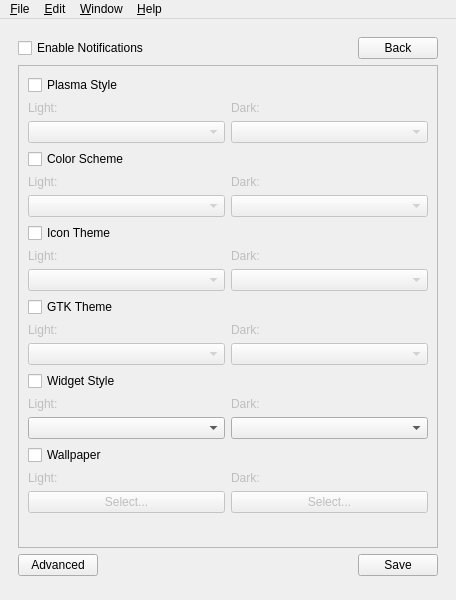
<?xml version="1.0" encoding="UTF-8"?>
<ui version="4.0">
 <class>MainWindow</class>
 <widget class="QMainWindow" name="MainWindow">
  <property name="geometry">
   <rect>
    <x>0</x>
    <y>0</y>
    <width>450</width>
    <height>600</height>
   </rect>
  </property>
  <property name="windowTitle">
   <string>Koi</string>
  </property>
  <property name="windowIcon">
   <iconset>
    <normaloff>:/resources/icons/koi.svg</normaloff>:/resources/icons/koi.svg</iconset>
  </property>
  <widget class="QWidget" name="centralwidget">
   <layout class="QGridLayout" name="gridLayout">
    <item row="1" column="0">
     <widget class="KMessageWidget" name="resMsg"/>
    </item>
    <item row="0" column="0">
     <widget class="QStackedWidget" name="mainStack">
      <property name="currentIndex">
       <number>1</number>
      </property>
      <widget class="QWidget" name="mainPage">
       <layout class="QGridLayout" name="gridLayout_2">
        <item row="6" column="0">
         <layout class="QHBoxLayout" name="darkTime">
          <item>
           <widget class="QLabel" name="darkTimeLabel">
            <property name="enabled">
             <bool>false</bool>
            </property>
            <property name="text">
             <string>Dark:</string>
            </property>
           </widget>
          </item>
          <item>
           <widget class="QTimeEdit" name="darkTimeEdit">
            <property name="enabled">
             <bool>false</bool>
            </property>
           </widget>
          </item>
         </layout>
        </item>
        <item row="5" column="0">
         <layout class="QHBoxLayout" name="lightTime">
          <item>
           <widget class="QLabel" name="lightTimeLabel">
            <property name="enabled">
             <bool>false</bool>
            </property>
            <property name="text">
             <string>Light:</string>
            </property>
           </widget>
          </item>
          <item>
           <widget class="QTimeEdit" name="lightTimeEdit">
            <property name="enabled">
             <bool>false</bool>
            </property>
           </widget>
          </item>
         </layout>
        </item>
        <item row="2" column="0">
         <layout class="QHBoxLayout" name="lightDarkBtns">
          <item>
           <widget class="QPushButton" name="lightBtn">
            <property name="text">
             <string>Light</string>
            </property>
           </widget>
          </item>
          <item>
           <widget class="QPushButton" name="darkBtn">
            <property name="text">
             <string>Dark</string>
            </property>
           </widget>
          </item>
         </layout>
        </item>
        <item row="4" column="0">
         <layout class="QHBoxLayout" name="radioBtns">
          <item>
           <widget class="QRadioButton" name="scheduleRadioBtn">
            <property name="enabled">
             <bool>false</bool>
            </property>
            <property name="text">
             <string>Schedule</string>
            </property>
            <property name="checked">
             <bool>true</bool>
            </property>
           </widget>
          </item>
          <item>
           <widget class="QRadioButton" name="sunRadioBtn">
            <property name="enabled">
             <bool>false</bool>
            </property>
            <property name="toolTip">
             <string>Planned feature</string>
            </property>
            <property name="text">
             <string>Sunset/Sunrise</string>
            </property>
            <property name="checkable">
             <bool>false</bool>
            </property>
           </widget>
          </item>
         </layout>
        </item>
        <item row="0" column="0">
         <layout class="QHBoxLayout" name="topSettings">
          <item>
           <widget class="QCheckBox" name="hiddenCheckBox">
            <property name="text">
             <string>Start Koi hidden</string>
            </property>
           </widget>
          </item>
          <item>
           <spacer name="horizontalSpacer">
            <property name="orientation">
             <enum>Qt::Horizontal</enum>
            </property>
            <property name="sizeHint" stdset="0">
             <size>
              <width>40</width>
              <height>20</height>
             </size>
            </property>
           </spacer>
          </item>
          <item>
           <widget class="QPushButton" name="prefsBtn">
            <property name="text">
             <string>Preferences</string>
            </property>
            <property name="icon">
             <iconset theme="preferences-other-symbolic">
              <normaloff>.</normaloff>.</iconset>
            </property>
           </widget>
          </item>
         </layout>
        </item>
        <item row="1" column="0">
         <spacer name="topVerSpacer">
          <property name="orientation">
           <enum>Qt::Vertical</enum>
          </property>
          <property name="sizeHint" stdset="0">
           <size>
            <width>20</width>
            <height>165</height>
           </size>
          </property>
         </spacer>
        </item>
        <item row="3" column="0">
         <widget class="QCheckBox" name="autoCheckBox">
          <property name="text">
           <string>Automatic</string>
          </property>
          <property name="checked">
           <bool>false</bool>
          </property>
         </widget>
        </item>
        <item row="7" column="0">
         <spacer name="bottomVerSpacer">
          <property name="orientation">
           <enum>Qt::Vertical</enum>
          </property>
          <property name="sizeHint" stdset="0">
           <size>
            <width>78</width>
            <height>164</height>
           </size>
          </property>
         </spacer>
        </item>
       </layout>
      </widget>
      <widget class="QWidget" name="settingsPage">
       <layout class="QGridLayout" name="gridLayout_3">
        <item row="1" column="0">
         <widget class="QScrollArea" name="scrollArea">
          <property name="widgetResizable">
           <bool>true</bool>
          </property>
          <widget class="QWidget" name="scrollAreaWidgetContents">
           <property name="geometry">
            <rect>
             <x>0</x>
             <y>0</y>
             <width>395</width>
             <height>730</height>
            </rect>
           </property>
           <layout class="QFormLayout" name="formLayout">
            <item row="0" column="0" colspan="2">
             <layout class="QVBoxLayout" name="plasmaStyle">
              <item>
               <widget class="QCheckBox" name="styleCheckBox">
                <property name="toolTip">
                 <string>This option supersedes Color Scheme and Icon Theme</string>
                </property>
                <property name="text">
                 <string>Plasma Style</string>
                </property>
               </widget>
              </item>
              <item>
               <layout class="QHBoxLayout" name="horizontalLayout_3">
                <item>
                 <widget class="QLabel" name="lightStyle">
                  <property name="enabled">
                   <bool>false</bool>
                  </property>
                  <property name="text">
                   <string>Light:</string>
                  </property>
                 </widget>
                </item>
                <item>
                 <widget class="QLabel" name="darkStyle">
                  <property name="enabled">
                   <bool>false</bool>
                  </property>
                  <property name="text">
                   <string>Dark:</string>
                  </property>
                 </widget>
                </item>
               </layout>
              </item>
              <item>
               <layout class="QHBoxLayout" name="horizontalLayout_4">
                <item>
                 <widget class="QComboBox" name="lightDropStyle">
                  <property name="enabled">
                   <bool>false</bool>
                  </property>
                 </widget>
                </item>
                <item>
                 <widget class="QComboBox" name="darkDropStyle">
                  <property name="enabled">
                   <bool>false</bool>
                  </property>
                 </widget>
                </item>
               </layout>
              </item>
             </layout>
            </item>
            <item row="1" column="0" colspan="2">
             <layout class="QVBoxLayout" name="colorScheme">
              <item>
               <widget class="QCheckBox" name="colorCheckBox">
                <property name="text">
                 <string>Color Scheme</string>
                </property>
               </widget>
              </item>
              <item>
               <layout class="QHBoxLayout" name="horizontalLayout_5">
                <item>
                 <widget class="QLabel" name="lightColor">
                  <property name="enabled">
                   <bool>false</bool>
                  </property>
                  <property name="text">
                   <string>Light:</string>
                  </property>
                 </widget>
                </item>
                <item>
                 <widget class="QLabel" name="darkColor">
                  <property name="enabled">
                   <bool>false</bool>
                  </property>
                  <property name="text">
                   <string>Dark:</string>
                  </property>
                 </widget>
                </item>
               </layout>
              </item>
              <item>
               <layout class="QHBoxLayout" name="horizontalLayout_6">
                <item>
                 <widget class="QComboBox" name="lightDropColor">
                  <property name="enabled">
                   <bool>false</bool>
                  </property>
                 </widget>
                </item>
                <item>
                 <widget class="QComboBox" name="darkDropColor">
                  <property name="enabled">
                   <bool>false</bool>
                  </property>
                 </widget>
                </item>
               </layout>
              </item>
             </layout>
            </item>
            <item row="2" column="0" colspan="2">
             <layout class="QVBoxLayout" name="iconTheme">
              <item>
               <widget class="QCheckBox" name="iconCheckBox">
                <property name="text">
                 <string>Icon Theme</string>
                </property>
               </widget>
              </item>
              <item>
               <layout class="QHBoxLayout" name="horizontalLayout_7">
                <item>
                 <widget class="QLabel" name="lightIcon">
                  <property name="enabled">
                   <bool>false</bool>
                  </property>
                  <property name="text">
                   <string>Light:</string>
                  </property>
                 </widget>
                </item>
                <item>
                 <widget class="QLabel" name="darkIcon">
                  <property name="enabled">
                   <bool>false</bool>
                  </property>
                  <property name="text">
                   <string>Dark:</string>
                  </property>
                 </widget>
                </item>
               </layout>
              </item>
              <item>
               <layout class="QHBoxLayout" name="horizontalLayout_8">
                <item>
                 <widget class="QComboBox" name="lightDropIcon">
                  <property name="enabled">
                   <bool>false</bool>
                  </property>
                 </widget>
                </item>
                <item>
                 <widget class="QComboBox" name="darkDropIcon">
                  <property name="enabled">
                   <bool>false</bool>
                  </property>
                 </widget>
                </item>
               </layout>
              </item>
             </layout>
            </item>
            <item row="3" column="0" colspan="2">
             <layout class="QVBoxLayout" name="gtkTheme">
              <item>
               <widget class="QCheckBox" name="gtkCheckBox">
                <property name="toolTip">
                 <string>GTK applications must be restarted for changes to take effect.</string>
                </property>
                <property name="text">
                 <string>GTK Theme</string>
                </property>
               </widget>
              </item>
              <item>
               <layout class="QHBoxLayout" name="horizontalLayout_11">
                <item>
                 <widget class="QLabel" name="lightGtk">
                  <property name="enabled">
                   <bool>false</bool>
                  </property>
                  <property name="text">
                   <string>Light:</string>
                  </property>
                 </widget>
                </item>
                <item>
                 <widget class="QLabel" name="darkGtk">
                  <property name="enabled">
                   <bool>false</bool>
                  </property>
                  <property name="text">
                   <string>Dark:</string>
                  </property>
                 </widget>
                </item>
               </layout>
              </item>
              <item>
               <layout class="QHBoxLayout" name="horizontalLayout_12">
                <item>
                 <widget class="QComboBox" name="lightDropGtk">
                  <property name="enabled">
                   <bool>false</bool>
                  </property>
                 </widget>
                </item>
                <item>
                 <widget class="QComboBox" name="darkDropGtk">
                  <property name="enabled">
                   <bool>false</bool>
                  </property>
                 </widget>
                </item>
               </layout>
              </item>
             </layout>
            </item>
            <item row="5" column="0" colspan="2">
             <layout class="QVBoxLayout" name="WidgetStyle">
              <item>
               <widget class="QCheckBox" name="widgetStyleCheckBox">
                <property name="text">
                 <string>Widget Style</string>
                </property>
               </widget>
              </item>
              <item>
               <layout class="QHBoxLayout" name="horizontalLayout_10">
                <item>
                 <widget class="QLabel" name="lightWidget">
                  <property name="enabled">
                   <bool>false</bool>
                  </property>
                  <property name="text">
                   <string>Light:</string>
                  </property>
                 </widget>
                </item>
                <item>
                 <widget class="QLabel" name="darkWidget">
                  <property name="enabled">
                   <bool>false</bool>
                  </property>
                  <property name="text">
                   <string>Dark:</string>
                  </property>
                 </widget>
                </item>
               </layout>
              </item>
              <item>
               <layout class="QHBoxLayout" name="horizontalLayout_15">
                <item>
                 <widget class="QComboBox" name="lightDropWidget">
                  <property name="enabled">
                   <bool>true</bool>
                  </property>
                 </widget>
                </item>
                <item>
                 <widget class="QComboBox" name="darkDropWidget"/>
                </item>
               </layout>
              </item>
             </layout>
            </item>
            <item row="6" column="0" colspan="2">
             <layout class="QVBoxLayout" name="wallpaper">
              <item>
               <widget class="QCheckBox" name="wallCheckBox">
                <property name="text">
                 <string>Wallpaper</string>
                </property>
               </widget>
              </item>
              <item>
               <layout class="QHBoxLayout" name="horizontalLayout_13">
                <item>
                 <widget class="QLabel" name="lightWall">
                  <property name="enabled">
                   <bool>false</bool>
                  </property>
                  <property name="text">
                   <string>Light:</string>
                  </property>
                 </widget>
                </item>
                <item>
                 <widget class="QLabel" name="darkWall">
                  <property name="enabled">
                   <bool>false</bool>
                  </property>
                  <property name="text">
                   <string>Dark:</string>
                  </property>
                 </widget>
                </item>
               </layout>
              </item>
              <item>
               <layout class="QHBoxLayout" name="horizontalLayout_14">
                <item>
                 <widget class="QPushButton" name="lightWallBtn">
                  <property name="enabled">
                   <bool>false</bool>
                  </property>
                  <property name="maximumSize">
                   <size>
                    <width>16777215</width>
                    <height>16777215</height>
                   </size>
                  </property>
                  <property name="text">
                   <string>Select...</string>
                  </property>
                 </widget>
                </item>
                <item>
                 <widget class="QPushButton" name="darkWallBtn">
                  <property name="enabled">
                   <bool>false</bool>
                  </property>
                  <property name="maximumSize">
                   <size>
                    <width>16777215</width>
                    <height>16777215</height>
                   </size>
                  </property>
                  <property name="text">
                   <string>Select...</string>
                  </property>
                 </widget>
                </item>
               </layout>
              </item>
             </layout>
            </item>
           </layout>
          </widget>
         </widget>
        </item>
        <item row="0" column="0">
         <layout class="QHBoxLayout" name="horizontalLayout">
          <item>
           <widget class="QCheckBox" name="notifyCheckBox">
            <property name="toolTip">
             <string>If this option is enabled, Koi will notify you when themes change.</string>
            </property>
            <property name="text">
             <string>Enable Notifications</string>
            </property>
            <property name="checked">
             <bool>false</bool>
            </property>
           </widget>
          </item>
          <item>
           <spacer name="horizontalSpacer_2">
            <property name="orientation">
             <enum>Qt::Horizontal</enum>
            </property>
            <property name="sizeHint" stdset="0">
             <size>
              <width>40</width>
              <height>20</height>
             </size>
            </property>
           </spacer>
          </item>
          <item>
           <widget class="QPushButton" name="backBtn">
            <property name="text">
             <string>Back</string>
            </property>
            <property name="icon">
             <iconset theme="draw-arrow-back">
              <normaloff>.</normaloff>.</iconset>
            </property>
           </widget>
          </item>
         </layout>
        </item>
        <item row="2" column="0">
         <layout class="QHBoxLayout" name="horizontalLayout_2">
          <item>
           <widget class="QPushButton" name="advancedPageBtn">
            <property name="text">
             <string>Advanced</string>
            </property>
           </widget>
          </item>
          <item>
           <spacer name="horizontalSpacer_3">
            <property name="orientation">
             <enum>Qt::Horizontal</enum>
            </property>
            <property name="sizeHint" stdset="0">
             <size>
              <width>40</width>
              <height>20</height>
             </size>
            </property>
           </spacer>
          </item>
          <item>
           <widget class="QPushButton" name="applyBtn">
            <property name="text">
             <string>Save</string>
            </property>
            <property name="icon">
             <iconset theme="stock_save">
              <normaloff>.</normaloff>.</iconset>
            </property>
           </widget>
          </item>
         </layout>
        </item>
       </layout>
      </widget>
      <widget class="QWidget" name="AdvancedPage">
       <property name="minimumSize">
        <size>
         <width>438</width>
         <height>0</height>
        </size>
       </property>
       <widget class="QWidget" name="horizontalLayoutWidget">
        <property name="geometry">
         <rect>
          <x>0</x>
          <y>10</y>
          <width>431</width>
          <height>51</height>
         </rect>
        </property>
        <layout class="QHBoxLayout" name="horizontalLayout_9">
         <item>
          <widget class="QPushButton" name="advancedPageHomeBtn">
           <property name="text">
            <string>Home</string>
           </property>
          </widget>
         </item>
         <item>
          <spacer name="spacer_99">
           <property name="orientation">
            <enum>Qt::Horizontal</enum>
           </property>
           <property name="sizeHint" stdset="0">
            <size>
             <width>40</width>
             <height>20</height>
            </size>
           </property>
          </spacer>
         </item>
         <item>
          <widget class="QPushButton" name="advancedPageBackBtn">
           <property name="text">
            <string>Back</string>
           </property>
          </widget>
         </item>
        </layout>
       </widget>
       <widget class="QScrollArea" name="scrollArea_2">
        <property name="geometry">
         <rect>
          <x>0</x>
          <y>60</y>
          <width>431</width>
          <height>441</height>
         </rect>
        </property>
        <property name="widgetResizable">
         <bool>true</bool>
        </property>
        <widget class="QWidget" name="scrollAreaWidgetContents_2">
         <property name="geometry">
          <rect>
           <x>0</x>
           <y>0</y>
           <width>421</width>
           <height>431</height>
          </rect>
         </property>
         <layout class="QFormLayout" name="formLayout_2">
          <item row="0" column="0" colspan="2">
           <layout class="QVBoxLayout" name="kvantumStyle">
            <item>
             <widget class="QCheckBox" name="kvantumStyleCheckBox">
              <property name="text">
               <string>Kvantum Style</string>
              </property>
             </widget>
            </item>
            <item>
             <layout class="QHBoxLayout" name="horizontalLayout_18">
              <item>
               <spacer name="horizontalSpacer_6">
                <property name="orientation">
                 <enum>Qt::Horizontal</enum>
                </property>
                <property name="sizeHint" stdset="0">
                 <size>
                  <width>40</width>
                  <height>20</height>
                 </size>
                </property>
               </spacer>
              </item>
              <item>
               <spacer name="horizontalSpacer_5">
                <property name="orientation">
                 <enum>Qt::Horizontal</enum>
                </property>
                <property name="sizeHint" stdset="0">
                 <size>
                  <width>40</width>
                  <height>20</height>
                 </size>
                </property>
               </spacer>
              </item>
             </layout>
            </item>
            <item>
             <layout class="QHBoxLayout" name="horizontalLayout_16">
              <item>
               <widget class="QLabel" name="lightKvantumStyle">
                <property name="enabled">
                 <bool>false</bool>
                </property>
                <property name="text">
                 <string>Light:</string>
                </property>
               </widget>
              </item>
              <item>
               <widget class="QLabel" name="darkKvantumStyle">
                <property name="enabled">
                 <bool>false</bool>
                </property>
                <property name="text">
                 <string>Dark:</string>
                </property>
               </widget>
              </item>
             </layout>
            </item>
            <item>
             <layout class="QHBoxLayout" name="horizontalLayout_17">
              <item>
               <widget class="QComboBox" name="lightDropKvantumStyle"/>
              </item>
              <item>
               <widget class="QComboBox" name="darkDropKvantumStyle"/>
              </item>
             </layout>
            </item>
           </layout>
          </item>
          <item row="1" column="0" colspan="2">
           <layout class="QVBoxLayout" name="cursorStyle">
            <item>
             <layout class="QHBoxLayout" name="horizontalLayout_20">
              <item>
               <spacer name="horizontalSpacer_7">
                <property name="orientation">
                 <enum>Qt::Horizontal</enum>
                </property>
                <property name="sizeHint" stdset="0">
                 <size>
                  <width>40</width>
                  <height>20</height>
                 </size>
                </property>
               </spacer>
              </item>
              <item>
               <widget class="QLabel" name="CursorStyleLabel">
                <property name="text">
                 <string>Cursors</string>
                </property>
               </widget>
              </item>
              <item>
               <spacer name="horizontalSpacer_8">
                <property name="orientation">
                 <enum>Qt::Horizontal</enum>
                </property>
                <property name="sizeHint" stdset="0">
                 <size>
                  <width>40</width>
                  <height>20</height>
                 </size>
                </property>
               </spacer>
              </item>
             </layout>
            </item>
            <item>
             <layout class="QHBoxLayout" name="horizontalLayout_21">
              <item>
               <widget class="QLabel" name="lightCursor">
                <property name="enabled">
                 <bool>false</bool>
                </property>
                <property name="text">
                 <string>Light:</string>
                </property>
               </widget>
              </item>
              <item>
               <widget class="QLabel" name="darkCursor">
                <property name="enabled">
                 <bool>false</bool>
                </property>
                <property name="text">
                 <string>Dark:</string>
                </property>
               </widget>
              </item>
             </layout>
            </item>
            <item>
             <layout class="QHBoxLayout" name="horizontalLayout_22">
              <item>
               <widget class="QComboBox" name="lightDropCursor"/>
              </item>
              <item>
               <widget class="QComboBox" name="darkDropCursor"/>
              </item>
             </layout>
            </item>
           </layout>
          </item>
          <item row="2" column="0" colspan="2">
           <layout class="QVBoxLayout" name="cursorStyle_3">
            <item>
             <layout class="QHBoxLayout" name="horizontalLayout_26">
              <item>
               <spacer name="horizontalSpacer_11">
                <property name="orientation">
                 <enum>Qt::Horizontal</enum>
                </property>
                <property name="sizeHint" stdset="0">
                 <size>
                  <width>40</width>
                  <height>20</height>
                 </size>
                </property>
               </spacer>
              </item>
              <item>
               <widget class="QLabel" name="CursorStyleLabel_3">
                <property name="text">
                 <string>Cursors</string>
                </property>
               </widget>
              </item>
              <item>
               <spacer name="horizontalSpacer_12">
                <property name="orientation">
                 <enum>Qt::Horizontal</enum>
                </property>
                <property name="sizeHint" stdset="0">
                 <size>
                  <width>40</width>
                  <height>20</height>
                 </size>
                </property>
               </spacer>
              </item>
             </layout>
            </item>
            <item>
             <layout class="QHBoxLayout" name="horizontalLayout_27">
              <item>
               <widget class="QLabel" name="lightCursorStyle_3">
                <property name="enabled">
                 <bool>false</bool>
                </property>
                <property name="text">
                 <string>Light:</string>
                </property>
               </widget>
              </item>
              <item>
               <widget class="QLabel" name="darkCursorStyle_3">
                <property name="enabled">
                 <bool>false</bool>
                </property>
                <property name="text">
                 <string>Dark:</string>
                </property>
               </widget>
              </item>
             </layout>
            </item>
            <item>
             <layout class="QHBoxLayout" name="horizontalLayout_28">
              <item>
               <widget class="QComboBox" name="lightDropCursorStyle_3"/>
              </item>
              <item>
               <widget class="QComboBox" name="darkDropCursorStyle_3"/>
              </item>
             </layout>
            </item>
           </layout>
          </item>
         </layout>
        </widget>
       </widget>
      </widget>
     </widget>
    </item>
   </layout>
  </widget>
  <widget class="QMenuBar" name="menubar">
   <property name="geometry">
    <rect>
     <x>0</x>
     <y>0</y>
     <width>450</width>
     <height>32</height>
    </rect>
   </property>
   <widget class="QMenu" name="menuFile">
    <property name="title">
     <string>&amp;File</string>
    </property>
    <addaction name="actionRestart"/>
    <addaction name="actionQuit"/>
   </widget>
   <widget class="QMenu" name="menuEdit">
    <property name="title">
     <string>&amp;Edit</string>
    </property>
    <addaction name="actionPrefs"/>
   </widget>
   <widget class="QMenu" name="menuWindow">
    <property name="title">
     <string>&amp;Window</string>
    </property>
    <addaction name="actionHide"/>
   </widget>
   <widget class="QMenu" name="menuHelp">
    <property name="title">
     <string>&amp;Help</string>
    </property>
    <addaction name="actionAbout"/>
   </widget>
   <addaction name="menuFile"/>
   <addaction name="menuEdit"/>
   <addaction name="menuWindow"/>
   <addaction name="menuHelp"/>
  </widget>
  <action name="actionQuit">
   <property name="icon">
    <iconset theme="window-close">
     <normaloff>.</normaloff>.</iconset>
   </property>
   <property name="text">
    <string>&amp;Quit</string>
   </property>
   <property name="shortcut">
    <string>Ctrl+Q</string>
   </property>
  </action>
  <action name="actionAbout">
   <property name="icon">
    <iconset theme="help-contextual">
     <normaloff>.</normaloff>.</iconset>
   </property>
   <property name="text">
    <string>&amp;About</string>
   </property>
   <property name="shortcut">
    <string>?</string>
   </property>
  </action>
  <action name="actionHide">
   <property name="icon">
    <iconset theme="window-minimize-symbolic">
     <normaloff>.</normaloff>.</iconset>
   </property>
   <property name="text">
    <string>&amp;Hide</string>
   </property>
   <property name="shortcut">
    <string>Ctrl+H</string>
   </property>
  </action>
  <action name="actionPrefs">
   <property name="icon">
    <iconset theme="preferences-other-symbolic">
     <normaloff>.</normaloff>.</iconset>
   </property>
   <property name="text">
    <string>&amp;Preferences</string>
   </property>
   <property name="shortcut">
    <string>Ctrl+S</string>
   </property>
  </action>
  <action name="actionRestart">
   <property name="icon">
    <iconset theme="view-refresh">
     <normaloff>.</normaloff>.</iconset>
   </property>
   <property name="text">
    <string>Restart</string>
   </property>
  </action>
 </widget>
 <customwidgets>
  <customwidget>
   <class>KMessageWidget</class>
   <extends>QFrame</extends>
   <header>kmessagewidget.h</header>
  </customwidget>
 </customwidgets>
 <resources>
  <include location="resources.qrc"/>
 </resources>
 <connections/>
</ui>
